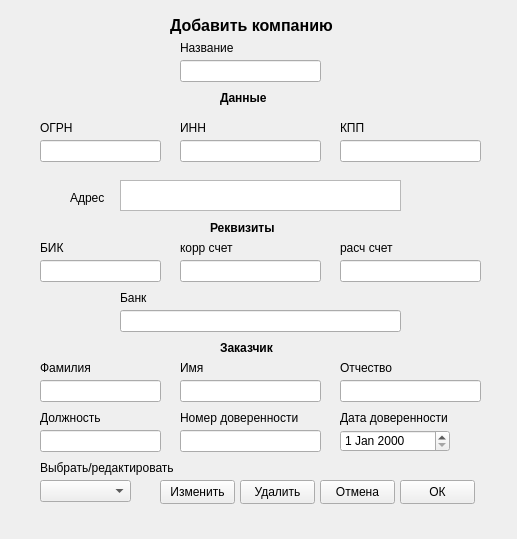
<?xml version="1.0" encoding="UTF-8"?>
<ui version="4.0">
 <class>widget</class>
 <widget class="QWidget" name="widget">
  <property name="geometry">
   <rect>
    <x>0</x>
    <y>0</y>
    <width>517</width>
    <height>539</height>
   </rect>
  </property>
  <property name="windowTitle">
   <string>Добавить заказчика</string>
  </property>
  <widget class="QLabel" name="label">
   <property name="geometry">
    <rect>
     <x>170</x>
     <y>10</y>
     <width>171</width>
     <height>31</height>
    </rect>
   </property>
   <property name="font">
    <font>
     <pointsize>12</pointsize>
     <bold>true</bold>
    </font>
   </property>
   <property name="text">
    <string>Добавить компанию</string>
   </property>
  </widget>
  <widget class="QLineEdit" name="company">
   <property name="geometry">
    <rect>
     <x>180</x>
     <y>60</y>
     <width>141</width>
     <height>22</height>
    </rect>
   </property>
  </widget>
  <widget class="QLineEdit" name="kpp">
   <property name="geometry">
    <rect>
     <x>340</x>
     <y>140</y>
     <width>141</width>
     <height>22</height>
    </rect>
   </property>
  </widget>
  <widget class="QLineEdit" name="inn">
   <property name="geometry">
    <rect>
     <x>180</x>
     <y>140</y>
     <width>141</width>
     <height>22</height>
    </rect>
   </property>
  </widget>
  <widget class="QLineEdit" name="ogrn">
   <property name="geometry">
    <rect>
     <x>40</x>
     <y>140</y>
     <width>121</width>
     <height>22</height>
    </rect>
   </property>
  </widget>
  <widget class="QLabel" name="label_2">
   <property name="geometry">
    <rect>
     <x>180</x>
     <y>40</y>
     <width>91</width>
     <height>16</height>
    </rect>
   </property>
   <property name="text">
    <string>Название</string>
   </property>
  </widget>
  <widget class="QLabel" name="label_3">
   <property name="geometry">
    <rect>
     <x>340</x>
     <y>120</y>
     <width>49</width>
     <height>16</height>
    </rect>
   </property>
   <property name="text">
    <string>КПП</string>
   </property>
  </widget>
  <widget class="QLabel" name="label_4">
   <property name="geometry">
    <rect>
     <x>180</x>
     <y>120</y>
     <width>49</width>
     <height>16</height>
    </rect>
   </property>
   <property name="text">
    <string>ИНН</string>
   </property>
  </widget>
  <widget class="QLabel" name="label_5">
   <property name="geometry">
    <rect>
     <x>40</x>
     <y>120</y>
     <width>49</width>
     <height>16</height>
    </rect>
   </property>
   <property name="text">
    <string>ОГРН</string>
   </property>
  </widget>
  <widget class="QPlainTextEdit" name="adr">
   <property name="geometry">
    <rect>
     <x>120</x>
     <y>180</y>
     <width>281</width>
     <height>31</height>
    </rect>
   </property>
  </widget>
  <widget class="QLabel" name="label_6">
   <property name="geometry">
    <rect>
     <x>70</x>
     <y>190</y>
     <width>91</width>
     <height>16</height>
    </rect>
   </property>
   <property name="text">
    <string>Адрес</string>
   </property>
  </widget>
  <widget class="QPushButton" name="b_ok">
   <property name="geometry">
    <rect>
     <x>400</x>
     <y>480</y>
     <width>75</width>
     <height>24</height>
    </rect>
   </property>
   <property name="text">
    <string>ОК</string>
   </property>
  </widget>
  <widget class="QPushButton" name="b_cancel">
   <property name="geometry">
    <rect>
     <x>320</x>
     <y>480</y>
     <width>75</width>
     <height>24</height>
    </rect>
   </property>
   <property name="text">
    <string>Отмена</string>
   </property>
  </widget>
  <widget class="QLineEdit" name="korbill">
   <property name="geometry">
    <rect>
     <x>180</x>
     <y>260</y>
     <width>141</width>
     <height>22</height>
    </rect>
   </property>
  </widget>
  <widget class="QLabel" name="label_7">
   <property name="geometry">
    <rect>
     <x>180</x>
     <y>240</y>
     <width>111</width>
     <height>16</height>
    </rect>
   </property>
   <property name="text">
    <string>корр счет</string>
   </property>
  </widget>
  <widget class="QLabel" name="label_8">
   <property name="geometry">
    <rect>
     <x>40</x>
     <y>240</y>
     <width>49</width>
     <height>16</height>
    </rect>
   </property>
   <property name="text">
    <string>БИК</string>
   </property>
  </widget>
  <widget class="QLineEdit" name="bik">
   <property name="geometry">
    <rect>
     <x>40</x>
     <y>260</y>
     <width>121</width>
     <height>22</height>
    </rect>
   </property>
  </widget>
  <widget class="QLabel" name="label_9">
   <property name="geometry">
    <rect>
     <x>340</x>
     <y>240</y>
     <width>111</width>
     <height>16</height>
    </rect>
   </property>
   <property name="text">
    <string>расч счет</string>
   </property>
  </widget>
  <widget class="QLineEdit" name="rbill">
   <property name="geometry">
    <rect>
     <x>340</x>
     <y>260</y>
     <width>141</width>
     <height>22</height>
    </rect>
   </property>
  </widget>
  <widget class="QLineEdit" name="bank">
   <property name="geometry">
    <rect>
     <x>120</x>
     <y>310</y>
     <width>281</width>
     <height>22</height>
    </rect>
   </property>
   <property name="text">
    <string/>
   </property>
  </widget>
  <widget class="QLabel" name="label_10">
   <property name="geometry">
    <rect>
     <x>120</x>
     <y>290</y>
     <width>111</width>
     <height>16</height>
    </rect>
   </property>
   <property name="text">
    <string>Банк</string>
   </property>
  </widget>
  <widget class="QLineEdit" name="name">
   <property name="geometry">
    <rect>
     <x>180</x>
     <y>380</y>
     <width>141</width>
     <height>22</height>
    </rect>
   </property>
   <property name="text">
    <string/>
   </property>
  </widget>
  <widget class="QLineEdit" name="family">
   <property name="geometry">
    <rect>
     <x>40</x>
     <y>380</y>
     <width>121</width>
     <height>22</height>
    </rect>
   </property>
  </widget>
  <widget class="QLabel" name="label_11">
   <property name="geometry">
    <rect>
     <x>40</x>
     <y>360</y>
     <width>111</width>
     <height>16</height>
    </rect>
   </property>
   <property name="text">
    <string>Фамилия </string>
   </property>
  </widget>
  <widget class="QLabel" name="label_12">
   <property name="geometry">
    <rect>
     <x>180</x>
     <y>360</y>
     <width>111</width>
     <height>16</height>
    </rect>
   </property>
   <property name="text">
    <string>Имя</string>
   </property>
  </widget>
  <widget class="QLineEdit" name="count_dovr">
   <property name="geometry">
    <rect>
     <x>180</x>
     <y>430</y>
     <width>141</width>
     <height>22</height>
    </rect>
   </property>
   <property name="text">
    <string/>
   </property>
  </widget>
  <widget class="QLineEdit" name="surname">
   <property name="geometry">
    <rect>
     <x>340</x>
     <y>380</y>
     <width>141</width>
     <height>22</height>
    </rect>
   </property>
  </widget>
  <widget class="QLabel" name="label_13">
   <property name="geometry">
    <rect>
     <x>340</x>
     <y>360</y>
     <width>111</width>
     <height>16</height>
    </rect>
   </property>
   <property name="text">
    <string>Отчество</string>
   </property>
  </widget>
  <widget class="QLabel" name="label_14">
   <property name="geometry">
    <rect>
     <x>180</x>
     <y>410</y>
     <width>121</width>
     <height>16</height>
    </rect>
   </property>
   <property name="text">
    <string>Номер доверенности</string>
   </property>
  </widget>
  <widget class="QDateEdit" name="date_dovr">
   <property name="geometry">
    <rect>
     <x>340</x>
     <y>430</y>
     <width>110</width>
     <height>22</height>
    </rect>
   </property>
  </widget>
  <widget class="QLabel" name="label_15">
   <property name="geometry">
    <rect>
     <x>340</x>
     <y>410</y>
     <width>111</width>
     <height>16</height>
    </rect>
   </property>
   <property name="text">
    <string>Дата доверенности</string>
   </property>
  </widget>
  <widget class="QLabel" name="label_16">
   <property name="geometry">
    <rect>
     <x>220</x>
     <y>90</y>
     <width>49</width>
     <height>16</height>
    </rect>
   </property>
   <property name="font">
    <font>
     <bold>true</bold>
    </font>
   </property>
   <property name="text">
    <string>Данные</string>
   </property>
  </widget>
  <widget class="QLabel" name="label_17">
   <property name="geometry">
    <rect>
     <x>210</x>
     <y>220</y>
     <width>71</width>
     <height>16</height>
    </rect>
   </property>
   <property name="font">
    <font>
     <bold>true</bold>
    </font>
   </property>
   <property name="text">
    <string>Реквизиты</string>
   </property>
  </widget>
  <widget class="QLabel" name="label_18">
   <property name="geometry">
    <rect>
     <x>220</x>
     <y>340</y>
     <width>61</width>
     <height>16</height>
    </rect>
   </property>
   <property name="font">
    <font>
     <bold>true</bold>
    </font>
   </property>
   <property name="text">
    <string>Заказчик</string>
   </property>
  </widget>
  <widget class="QLineEdit" name="post">
   <property name="geometry">
    <rect>
     <x>40</x>
     <y>430</y>
     <width>121</width>
     <height>22</height>
    </rect>
   </property>
  </widget>
  <widget class="QLabel" name="label_19">
   <property name="geometry">
    <rect>
     <x>40</x>
     <y>410</y>
     <width>121</width>
     <height>16</height>
    </rect>
   </property>
   <property name="text">
    <string>Должность</string>
   </property>
  </widget>
  <widget class="QComboBox" name="cb_chouse">
   <property name="geometry">
    <rect>
     <x>40</x>
     <y>480</y>
     <width>91</width>
     <height>22</height>
    </rect>
   </property>
  </widget>
  <widget class="QLabel" name="label_20">
   <property name="geometry">
    <rect>
     <x>40</x>
     <y>460</y>
     <width>151</width>
     <height>16</height>
    </rect>
   </property>
   <property name="text">
    <string>Выбрать/редактировать</string>
   </property>
  </widget>
  <widget class="QPushButton" name="b_change">
   <property name="geometry">
    <rect>
     <x>160</x>
     <y>480</y>
     <width>75</width>
     <height>24</height>
    </rect>
   </property>
   <property name="text">
    <string>Изменить</string>
   </property>
  </widget>
  <widget class="QPushButton" name="b_del">
   <property name="geometry">
    <rect>
     <x>240</x>
     <y>480</y>
     <width>75</width>
     <height>24</height>
    </rect>
   </property>
   <property name="text">
    <string>Удалить</string>
   </property>
  </widget>
 </widget>
 <resources/>
 <connections/>
</ui>
